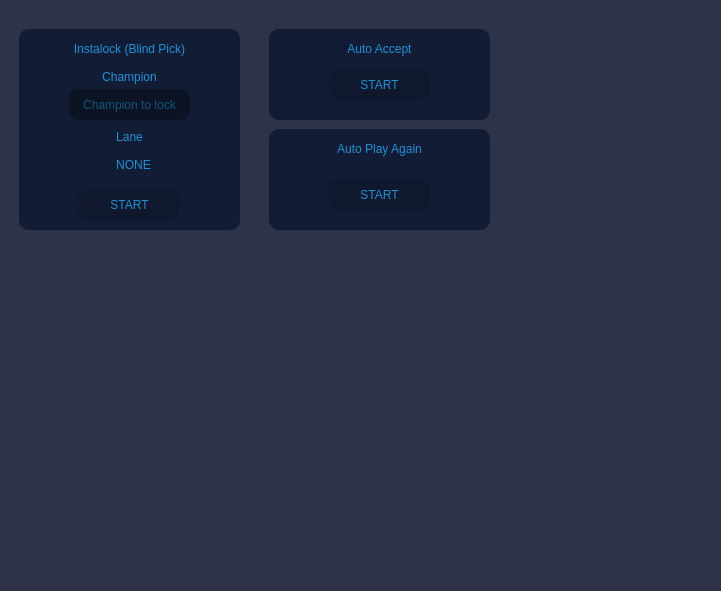
<?xml version="1.0" encoding="UTF-8"?>
<ui version="4.0">
 <class>IRFTool</class>
 <widget class="QMainWindow" name="IRFTool">
  <property name="geometry">
   <rect>
    <x>0</x>
    <y>0</y>
    <width>721</width>
    <height>591</height>
   </rect>
  </property>
  <property name="windowTitle">
   <string>MainWindow</string>
  </property>
  <widget class="QWidget" name="centralwidget">
   <widget class="QFrame" name="instalockBg">
    <property name="geometry">
     <rect>
      <x>-11</x>
      <y>-1</y>
      <width>821</width>
      <height>601</height>
     </rect>
    </property>
    <property name="styleSheet">
     <string notr="true">background-color: rgb(46, 51, 72);</string>
    </property>
    <property name="frameShape">
     <enum>QFrame::StyledPanel</enum>
    </property>
    <property name="frameShadow">
     <enum>QFrame::Raised</enum>
    </property>
    <widget class="QFrame" name="instalockBlindFrame">
     <property name="geometry">
      <rect>
       <x>30</x>
       <y>30</y>
       <width>221</width>
       <height>201</height>
      </rect>
     </property>
     <property name="styleSheet">
      <string notr="true">background-color: rgb(19, 28, 53);
border-radius: 10px;</string>
     </property>
     <property name="frameShape">
      <enum>QFrame::StyledPanel</enum>
     </property>
     <property name="frameShadow">
      <enum>QFrame::Raised</enum>
     </property>
     <widget class="QLabel" name="instaBlindPickLabel">
      <property name="geometry">
       <rect>
        <x>0</x>
        <y>9</y>
        <width>221</width>
        <height>21</height>
       </rect>
      </property>
      <property name="styleSheet">
       <string notr="true">color: rgb(28, 146, 214);
font: 87 12pt &quot;Segoe UI Black&quot;;</string>
      </property>
      <property name="text">
       <string>Instalock (Blind Pick)</string>
      </property>
      <property name="alignment">
       <set>Qt::AlignCenter</set>
      </property>
     </widget>
     <widget class="QLineEdit" name="championLockB">
      <property name="geometry">
       <rect>
        <x>50</x>
        <y>60</y>
        <width>121</width>
        <height>31</height>
       </rect>
      </property>
      <property name="styleSheet">
       <string notr="true">background-color: rgb(12, 19, 35);
color: rgb(28, 146, 214);
</string>
      </property>
      <property name="text">
       <string/>
      </property>
      <property name="alignment">
       <set>Qt::AlignCenter</set>
      </property>
      <property name="placeholderText">
       <string>Champion to lock</string>
      </property>
     </widget>
     <widget class="QLabel" name="instalockBlindLabel">
      <property name="geometry">
       <rect>
        <x>0</x>
        <y>40</y>
        <width>221</width>
        <height>16</height>
       </rect>
      </property>
      <property name="styleSheet">
       <string notr="true">color: rgb(28, 146, 214);
font: 87 9pt &quot;Segoe UI Black&quot;;</string>
      </property>
      <property name="text">
       <string>Champion</string>
      </property>
      <property name="alignment">
       <set>Qt::AlignCenter</set>
      </property>
     </widget>
     <widget class="QLabel" name="instalockLaneLabel">
      <property name="geometry">
       <rect>
        <x>0</x>
        <y>100</y>
        <width>221</width>
        <height>16</height>
       </rect>
      </property>
      <property name="styleSheet">
       <string notr="true">color: rgb(28, 146, 214);
font: 87 9pt &quot;Segoe UI Black&quot;;</string>
      </property>
      <property name="text">
       <string>Lane</string>
      </property>
      <property name="alignment">
       <set>Qt::AlignCenter</set>
      </property>
     </widget>
     <widget class="QStackedWidget" name="instalockManagerB">
      <property name="geometry">
       <rect>
        <x>20</x>
        <y>160</y>
        <width>191</width>
        <height>31</height>
       </rect>
      </property>
      <property name="currentIndex">
       <number>0</number>
      </property>
      <widget class="QWidget" name="startBlind">
       <widget class="QPushButton" name="startBtnB">
        <property name="geometry">
         <rect>
          <x>40</x>
          <y>0</y>
          <width>101</width>
          <height>31</height>
         </rect>
        </property>
        <property name="styleSheet">
         <string notr="true">QPushButton {
	font: 87 8pt &quot;Arial Black&quot;;
	color: rgb(28, 146, 214);
	background-color: rgb(16, 24, 45);
}

QPushButton:hover {
	
	background-color: rgba(17, 25, 47, 190);
}

QPushButton:pressed {
	background-color: rgb(16, 24, 45);


}</string>
        </property>
        <property name="text">
         <string>START</string>
        </property>
       </widget>
      </widget>
      <widget class="QWidget" name="stopBLind">
       <widget class="QPushButton" name="stopBtnB">
        <property name="geometry">
         <rect>
          <x>40</x>
          <y>0</y>
          <width>101</width>
          <height>31</height>
         </rect>
        </property>
        <property name="styleSheet">
         <string notr="true">QPushButton {
	font: 87 8pt &quot;Arial Black&quot;;
	color: rgb(28, 146, 214);
	background-color: rgb(16, 24, 45);
}

QPushButton:hover {
	
	background-color: rgba(17, 25, 47, 190);
}

QPushButton:pressed {
	background-color: rgb(16, 24, 45);


}</string>
        </property>
        <property name="text">
         <string>STOP</string>
        </property>
       </widget>
      </widget>
     </widget>
     <widget class="QStackedWidget" name="laneSelector">
      <property name="geometry">
       <rect>
        <x>69</x>
        <y>120</y>
        <width>141</width>
        <height>31</height>
       </rect>
      </property>
      <property name="currentIndex">
       <number>0</number>
      </property>
      <widget class="QWidget" name="none_lane">
       <widget class="QLabel" name="noneLabel">
        <property name="geometry">
         <rect>
          <x>10</x>
          <y>0</y>
          <width>71</width>
          <height>31</height>
         </rect>
        </property>
        <property name="styleSheet">
         <string notr="true">color: rgb(28, 146, 214);
font: 87 11pt &quot;Segoe UI Black&quot;;</string>
        </property>
        <property name="text">
         <string>NONE</string>
        </property>
        <property name="alignment">
         <set>Qt::AlignCenter</set>
        </property>
       </widget>
      </widget>
      <widget class="QWidget" name="toplane">
       <widget class="QLabel" name="topLabel">
        <property name="geometry">
         <rect>
          <x>10</x>
          <y>-5</y>
          <width>71</width>
          <height>41</height>
         </rect>
        </property>
        <property name="styleSheet">
         <string notr="true">color: rgb(28, 146, 214);
font: 87 11pt &quot;Segoe UI Black&quot;;</string>
        </property>
        <property name="text">
         <string>TOP</string>
        </property>
        <property name="alignment">
         <set>Qt::AlignCenter</set>
        </property>
       </widget>
      </widget>
      <widget class="QWidget" name="jungle">
       <widget class="QLabel" name="jungleLabel">
        <property name="geometry">
         <rect>
          <x>10</x>
          <y>-5</y>
          <width>71</width>
          <height>41</height>
         </rect>
        </property>
        <property name="styleSheet">
         <string notr="true">color: rgb(28, 146, 214);
font: 87 11pt &quot;Segoe UI Black&quot;;</string>
        </property>
        <property name="text">
         <string>JUNGLE</string>
        </property>
        <property name="alignment">
         <set>Qt::AlignCenter</set>
        </property>
       </widget>
      </widget>
      <widget class="QWidget" name="mid">
       <widget class="QLabel" name="midLabel">
        <property name="geometry">
         <rect>
          <x>10</x>
          <y>-5</y>
          <width>71</width>
          <height>41</height>
         </rect>
        </property>
        <property name="styleSheet">
         <string notr="true">color: rgb(28, 146, 214);
font: 87 11pt &quot;Segoe UI Black&quot;;</string>
        </property>
        <property name="text">
         <string>MID</string>
        </property>
        <property name="alignment">
         <set>Qt::AlignCenter</set>
        </property>
       </widget>
      </widget>
      <widget class="QWidget" name="adc">
       <widget class="QLabel" name="adcLabel">
        <property name="geometry">
         <rect>
          <x>10</x>
          <y>-5</y>
          <width>71</width>
          <height>41</height>
         </rect>
        </property>
        <property name="styleSheet">
         <string notr="true">color: rgb(28, 146, 214);
font: 87 11pt &quot;Segoe UI Black&quot;;</string>
        </property>
        <property name="text">
         <string>ADC</string>
        </property>
        <property name="alignment">
         <set>Qt::AlignCenter</set>
        </property>
       </widget>
      </widget>
      <widget class="QWidget" name="support">
       <widget class="QLabel" name="supportLabel">
        <property name="geometry">
         <rect>
          <x>10</x>
          <y>-5</y>
          <width>71</width>
          <height>41</height>
         </rect>
        </property>
        <property name="styleSheet">
         <string notr="true">color: rgb(28, 146, 214);
font: 87 11pt &quot;Segoe UI Black&quot;;</string>
        </property>
        <property name="text">
         <string>SUP</string>
        </property>
        <property name="alignment">
         <set>Qt::AlignCenter</set>
        </property>
       </widget>
      </widget>
     </widget>
     <widget class="QPushButton" name="pushButton">
      <property name="geometry">
       <rect>
        <x>40</x>
        <y>130</y>
        <width>21</width>
        <height>23</height>
       </rect>
      </property>
      <property name="text">
       <string/>
      </property>
     </widget>
     <widget class="QPushButton" name="previousLaneBtn">
      <property name="geometry">
       <rect>
        <x>60</x>
        <y>130</y>
        <width>16</width>
        <height>16</height>
       </rect>
      </property>
      <property name="cursor">
       <cursorShape>PointingHandCursor</cursorShape>
      </property>
      <property name="styleSheet">
       <string notr="true">image: url(:/icons/leftarrow.png);</string>
      </property>
      <property name="text">
       <string/>
      </property>
     </widget>
     <widget class="QPushButton" name="nextLaneBtn">
      <property name="geometry">
       <rect>
        <x>150</x>
        <y>130</y>
        <width>16</width>
        <height>16</height>
       </rect>
      </property>
      <property name="cursor">
       <cursorShape>PointingHandCursor</cursorShape>
      </property>
      <property name="styleSheet">
       <string notr="true">image: url(:/icons/right-arrow.png);</string>
      </property>
      <property name="text">
       <string/>
      </property>
     </widget>
    </widget>
    <widget class="QFrame" name="autoAcceptFrame">
     <property name="geometry">
      <rect>
       <x>280</x>
       <y>30</y>
       <width>221</width>
       <height>91</height>
      </rect>
     </property>
     <property name="styleSheet">
      <string notr="true">background-color: rgb(19, 28, 53);
border-radius: 10px;</string>
     </property>
     <property name="frameShape">
      <enum>QFrame::StyledPanel</enum>
     </property>
     <property name="frameShadow">
      <enum>QFrame::Raised</enum>
     </property>
     <widget class="QLabel" name="autoAcceptLabel">
      <property name="geometry">
       <rect>
        <x>0</x>
        <y>9</y>
        <width>221</width>
        <height>21</height>
       </rect>
      </property>
      <property name="styleSheet">
       <string notr="true">color: rgb(28, 146, 214);
font: 87 12pt &quot;Segoe UI Black&quot;;</string>
      </property>
      <property name="text">
       <string>Auto Accept</string>
      </property>
      <property name="alignment">
       <set>Qt::AlignCenter</set>
      </property>
     </widget>
     <widget class="QStackedWidget" name="autoAcceptManager">
      <property name="geometry">
       <rect>
        <x>20</x>
        <y>40</y>
        <width>191</width>
        <height>31</height>
       </rect>
      </property>
      <property name="currentIndex">
       <number>0</number>
      </property>
      <widget class="QWidget" name="startAccept">
       <widget class="QPushButton" name="startAcceptBtn">
        <property name="geometry">
         <rect>
          <x>40</x>
          <y>0</y>
          <width>101</width>
          <height>31</height>
         </rect>
        </property>
        <property name="styleSheet">
         <string notr="true">QPushButton {
	font: 87 8pt &quot;Arial Black&quot;;
	color: rgb(28, 146, 214);
	background-color: rgb(16, 24, 45);
}

QPushButton:hover {
	
	background-color: rgba(17, 25, 47, 190);
}

QPushButton:pressed {
	background-color: rgb(16, 24, 45);


}</string>
        </property>
        <property name="text">
         <string>START</string>
        </property>
       </widget>
      </widget>
      <widget class="QWidget" name="stopAccept">
       <widget class="QPushButton" name="stopAcceptBtn">
        <property name="geometry">
         <rect>
          <x>40</x>
          <y>0</y>
          <width>101</width>
          <height>31</height>
         </rect>
        </property>
        <property name="styleSheet">
         <string notr="true">QPushButton {
	font: 87 8pt &quot;Arial Black&quot;;
	color: rgb(28, 146, 214);
	background-color: rgb(16, 24, 45);
}

QPushButton:hover {
	
	background-color: rgba(17, 25, 47, 190);
}

QPushButton:pressed {
	background-color: rgb(16, 24, 45);


}</string>
        </property>
        <property name="text">
         <string>STOP</string>
        </property>
       </widget>
      </widget>
     </widget>
    </widget>
    <widget class="QFrame" name="autoPlayAgainFrame">
     <property name="geometry">
      <rect>
       <x>280</x>
       <y>130</y>
       <width>221</width>
       <height>101</height>
      </rect>
     </property>
     <property name="styleSheet">
      <string notr="true">background-color: rgb(19, 28, 53);
border-radius: 10px;</string>
     </property>
     <property name="frameShape">
      <enum>QFrame::StyledPanel</enum>
     </property>
     <property name="frameShadow">
      <enum>QFrame::Raised</enum>
     </property>
     <widget class="QLabel" name="autoPlayAgainLabel">
      <property name="geometry">
       <rect>
        <x>0</x>
        <y>9</y>
        <width>221</width>
        <height>21</height>
       </rect>
      </property>
      <property name="styleSheet">
       <string notr="true">color: rgb(28, 146, 214);
font: 87 12pt &quot;Segoe UI Black&quot;;</string>
      </property>
      <property name="text">
       <string>Auto Play Again</string>
      </property>
      <property name="alignment">
       <set>Qt::AlignCenter</set>
      </property>
     </widget>
     <widget class="QStackedWidget" name="autoPlayAgainManager">
      <property name="geometry">
       <rect>
        <x>20</x>
        <y>50</y>
        <width>191</width>
        <height>31</height>
       </rect>
      </property>
      <property name="currentIndex">
       <number>0</number>
      </property>
      <widget class="QWidget" name="startPlayAg">
       <widget class="QPushButton" name="startPlayAgBtn">
        <property name="geometry">
         <rect>
          <x>40</x>
          <y>0</y>
          <width>101</width>
          <height>31</height>
         </rect>
        </property>
        <property name="styleSheet">
         <string notr="true">QPushButton {
	font: 87 8pt &quot;Arial Black&quot;;
	color: rgb(28, 146, 214);
	background-color: rgb(16, 24, 45);
}

QPushButton:hover {
	
	background-color: rgba(17, 25, 47, 190);
}

QPushButton:pressed {
	background-color: rgb(16, 24, 45);


}</string>
        </property>
        <property name="text">
         <string>START</string>
        </property>
       </widget>
      </widget>
      <widget class="QWidget" name="stopPlayAg">
       <widget class="QPushButton" name="stopPlayAgBtn">
        <property name="geometry">
         <rect>
          <x>40</x>
          <y>0</y>
          <width>101</width>
          <height>31</height>
         </rect>
        </property>
        <property name="styleSheet">
         <string notr="true">QPushButton {
	font: 87 8pt &quot;Arial Black&quot;;
	color: rgb(28, 146, 214);
	background-color: rgb(16, 24, 45);
}

QPushButton:hover {
	
	background-color: rgba(17, 25, 47, 190);
}

QPushButton:pressed {
	background-color: rgb(16, 24, 45);


}</string>
        </property>
        <property name="text">
         <string>STOP</string>
        </property>
       </widget>
      </widget>
     </widget>
    </widget>
   </widget>
  </widget>
 </widget>
 <resources>
  <include location="icons/icons.qrc"/>
 </resources>
 <connections/>
</ui>
